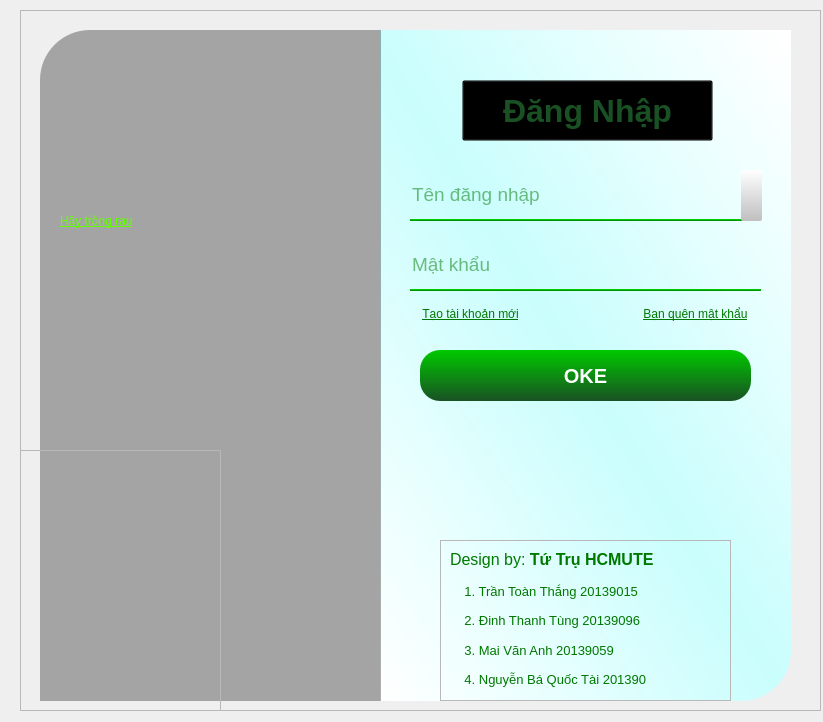
<?xml version="1.0" encoding="UTF-8"?>
<ui version="4.0">
 <class>MainWindow</class>
 <widget class="QMainWindow" name="MainWindow">
  <property name="geometry">
   <rect>
    <x>0</x>
    <y>0</y>
    <width>823</width>
    <height>722</height>
   </rect>
  </property>
  <property name="windowTitle">
   <string>Đăng nhập để sử dụng nhà kính 4 tỷ.</string>
  </property>
  <property name="styleSheet">
   <string notr="true"/>
  </property>
  <widget class="QWidget" name="centralwidget">
   <widget class="QFrame" name="frame">
    <property name="geometry">
     <rect>
      <x>20</x>
      <y>10</y>
      <width>801</width>
      <height>701</height>
     </rect>
    </property>
    <property name="frameShape">
     <enum>QFrame::StyledPanel</enum>
    </property>
    <property name="frameShadow">
     <enum>QFrame::Raised</enum>
    </property>
    <widget class="QLabel" name="label">
     <property name="geometry">
      <rect>
       <x>20</x>
       <y>20</y>
       <width>341</width>
       <height>671</height>
      </rect>
     </property>
     <property name="styleSheet">
      <string notr="true">background-image: url(:/newPrefix/glass.jpg);
border-top-left-radius: 50px;</string>
     </property>
     <property name="text">
      <string/>
     </property>
    </widget>
    <widget class="QComboBox" name="comboBox">
     <property name="geometry">
      <rect>
       <x>390</x>
       <y>160</y>
       <width>351</width>
       <height>51</height>
      </rect>
     </property>
     <property name="styleSheet">
      <string notr="true">QComboBox#comboBox{
	background-color:rgba(0, 0, 0, 0);
	font: 14pt &quot;Segoe UI&quot;;
	color:rgba(0, 0, 0, 0);
	border: none;
	border-bottom: 2px solid qlineargradient(spread:pad, x1:0, y1:1, x2:0.970149, y2:0.983, stop:0 rgba(170, 255, 255, 255), stop:1 rgba(255, 255, 255, 255));
}

</string>
     </property>
     <item>
      <property name="text">
       <string>Trần Toàn Thắng</string>
      </property>
     </item>
     <item>
      <property name="text">
       <string>Đinh Thanh Tùng</string>
      </property>
     </item>
     <item>
      <property name="text">
       <string>Mai Văn Anh</string>
      </property>
     </item>
     <item>
      <property name="text">
       <string>Nguyễn Bá Quốc Tài</string>
      </property>
     </item>
    </widget>
    <widget class="QLineEdit" name="Password">
     <property name="geometry">
      <rect>
       <x>390</x>
       <y>230</y>
       <width>351</width>
       <height>51</height>
      </rect>
     </property>
     <property name="font">
      <font>
       <family>Segoe UI</family>
       <pointsize>14</pointsize>
       <weight>50</weight>
       <italic>false</italic>
       <bold>false</bold>
      </font>
     </property>
     <property name="styleSheet">
      <string notr="true">QLineEdit{
	background-color: rgba(0, 0, 0, 0);
	font: 14pt &quot;Segoe UI&quot;;
	color: rgb(0, 120, 0);
	border: none;
	border-bottom: 2px solid qlineargradient(spread:pad, x1:0, y1:0, x2:0, y2:1, stop:0 rgba(0, 229, 0, 255), stop:1 rgba(0, 121, 0, 255));
}

QLineEdit:hover{
	background-color: rgba(0, 0, 42, 80);
}

</string>
     </property>
     <property name="echoMode">
      <enum>QLineEdit::Password</enum>
     </property>
     <property name="placeholderText">
      <string>Mật khẩu</string>
     </property>
    </widget>
    <widget class="QPushButton" name="EnterButton">
     <property name="geometry">
      <rect>
       <x>400</x>
       <y>340</y>
       <width>331</width>
       <height>51</height>
      </rect>
     </property>
     <property name="font">
      <font>
       <pointsize>15</pointsize>
       <weight>75</weight>
       <bold>true</bold>
      </font>
     </property>
     <property name="styleSheet">
      <string notr="true">background-color: qlineargradient(spread:pad, x1:0, y1:0, x2:0, y2:1, stop:0 rgba(0, 201, 0, 255), stop:1 rgba(25, 81, 36, 255));
color: rgb(255, 255, 255);
border-radius: 20px;
</string>
     </property>
     <property name="text">
      <string>OKE</string>
     </property>
    </widget>
    <widget class="QLineEdit" name="User">
     <property name="geometry">
      <rect>
       <x>390</x>
       <y>160</y>
       <width>335</width>
       <height>51</height>
      </rect>
     </property>
     <property name="font">
      <font>
       <family>Segoe UI</family>
       <pointsize>14</pointsize>
       <weight>50</weight>
       <italic>false</italic>
       <bold>false</bold>
      </font>
     </property>
     <property name="styleSheet">
      <string notr="true">QLineEdit{
	background-color: rgba(0, 0, 0, 0);
	font: 14pt &quot;Segoe UI&quot;;
	color: rgb(0, 120, 0);
	border: none;
	border-bottom: 2px solid qlineargradient(spread:pad, x1:0, y1:0, x2:0, y2:1, stop:0 rgba(0, 229, 0, 255), stop:1 rgba(0, 121, 0, 255));
}

QLineEdit:hover{
	background-color: rgba(0, 0, 42, 80);
}

</string>
     </property>
     <property name="echoMode">
      <enum>QLineEdit::Normal</enum>
     </property>
     <property name="cursorPosition">
      <number>0</number>
     </property>
     <property name="alignment">
      <set>Qt::AlignLeading|Qt::AlignLeft|Qt::AlignVCenter</set>
     </property>
     <property name="placeholderText">
      <string comment="10">Tên đăng nhập</string>
     </property>
    </widget>
    <widget class="QLabel" name="label_3">
     <property name="geometry">
      <rect>
       <x>20</x>
       <y>20</y>
       <width>341</width>
       <height>671</height>
      </rect>
     </property>
     <property name="styleSheet">
      <string notr="true">background-color: rgba(0, 0, 0, 80);
border-top-left-radius: 50px;</string>
     </property>
     <property name="text">
      <string/>
     </property>
    </widget>
    <widget class="QLabel" name="label_4">
     <property name="geometry">
      <rect>
       <x>360</x>
       <y>20</y>
       <width>411</width>
       <height>671</height>
      </rect>
     </property>
     <property name="styleSheet">
      <string notr="true">background-color: qlineargradient(spread:pad, x1:0.97, y1:0, x2:0, y2:1, stop:0 rgba(255, 255, 255, 255), stop:0.502488 rgba(199, 255, 254, 242), stop:1 rgba(255, 255, 255, 255));
border-bottom-right-radius: 50px;</string>
     </property>
     <property name="text">
      <string/>
     </property>
    </widget>
    <widget class="QPushButton" name="close_button">
     <property name="geometry">
      <rect>
       <x>740</x>
       <y>20</y>
       <width>31</width>
       <height>31</height>
      </rect>
     </property>
     <property name="styleSheet">
      <string notr="true">QPushButton:hover{
	background-color: rgb(255, 10, 10);
}

QPushButton{
	border: none;
	background-color: rgba(65, 68, 65, 0);
}</string>
     </property>
     <property name="text">
      <string/>
     </property>
     <property name="icon">
      <iconset resource="Icon.qrc">
       <normaloff>:/Green_Icon/Icon_Green/x-square.svg</normaloff>:/Green_Icon/Icon_Green/x-square.svg</iconset>
     </property>
     <property name="iconSize">
      <size>
       <width>32</width>
       <height>30</height>
      </size>
     </property>
    </widget>
    <widget class="QPushButton" name="BoxButton">
     <property name="geometry">
      <rect>
       <x>721</x>
       <y>160</y>
       <width>21</width>
       <height>51</height>
      </rect>
     </property>
     <property name="styleSheet">
      <string notr="true">QPushButton{
background-color: qlineargradient(spread:pad, x1:1, y1:1, x2:1, y2:0, stop:0 rgba(191, 191, 191, 255), stop:1 rgba(255, 255, 255, 255));
	border-radius: 2px;
}
QPushButton:hover{
	background-color: rgb(255, 255, 0);
}
QPushButton:pressed{
	background-color: rgb(255, 85, 0);
	padding-top: -2px;
	padding-left: -2px;
}</string>
     </property>
     <property name="text">
      <string/>
     </property>
     <property name="icon">
      <iconset resource="Icon.qrc">
       <normaloff>:/Green_Icon/Icon_Green/chevrons-down.svg</normaloff>:/Green_Icon/Icon_Green/chevrons-down.svg</iconset>
     </property>
     <property name="iconSize">
      <size>
       <width>30</width>
       <height>30</height>
      </size>
     </property>
    </widget>
    <widget class="QPushButton" name="forgot_password">
     <property name="geometry">
      <rect>
       <x>610</x>
       <y>290</y>
       <width>131</width>
       <height>28</height>
      </rect>
     </property>
     <property name="font">
      <font>
       <family>Segoe UI</family>
       <pointsize>9</pointsize>
       <underline>true</underline>
      </font>
     </property>
     <property name="styleSheet">
      <string notr="true">QPushButton{
	color: rgb(0, 120, 0);
	border: none;
}
QPushButton:hover{
	
	color: rgb(255, 85, 0);
}
</string>
     </property>
     <property name="text">
      <string>Bạn quên mật khẩu</string>
     </property>
    </widget>
    <widget class="QLabel" name="label_6">
     <property name="geometry">
      <rect>
       <x>-20</x>
       <y>50</y>
       <width>211</width>
       <height>141</height>
      </rect>
     </property>
     <property name="styleSheet">
      <string notr="true">background-image: url(:/newPrefix/278648865_716532036438113_3320425925480882445_n-removebg-preview.png);</string>
     </property>
     <property name="text">
      <string/>
     </property>
    </widget>
    <widget class="QLabel" name="label_7">
     <property name="geometry">
      <rect>
       <x>40</x>
       <y>190</y>
       <width>221</width>
       <height>41</height>
      </rect>
     </property>
     <property name="styleSheet">
      <string notr="true">font: 10pt &quot;Segoe UI&quot;;
text-decoration: underline;
color: rgb(99, 255, 3);</string>
     </property>
     <property name="text">
      <string>Hãy trồng rau</string>
     </property>
    </widget>
    <widget class="QLabel" name="label_8">
     <property name="geometry">
      <rect>
       <x>40</x>
       <y>230</y>
       <width>261</width>
       <height>31</height>
      </rect>
     </property>
     <property name="styleSheet">
      <string notr="true">font: 10pt &quot;Segoe UI&quot;;
text-decoration: underline;
color: rgb(99, 255, 3);</string>
     </property>
     <property name="text">
      <string/>
     </property>
    </widget>
    <widget class="QPushButton" name="Create_account">
     <property name="geometry">
      <rect>
       <x>390</x>
       <y>290</y>
       <width>121</width>
       <height>28</height>
      </rect>
     </property>
     <property name="font">
      <font>
       <family>Segoe UI</family>
       <pointsize>9</pointsize>
       <underline>true</underline>
      </font>
     </property>
     <property name="styleSheet">
      <string notr="true">QPushButton{
	color: rgb(0, 120, 0);
	border: none;
}
QPushButton:hover{
	
	color: rgb(255, 85, 0);
}
</string>
     </property>
     <property name="text">
      <string>Tạo tài khoản mới</string>
     </property>
    </widget>
    <widget class="QLabel" name="label_5">
     <property name="geometry">
      <rect>
       <x>440</x>
       <y>400</y>
       <width>271</width>
       <height>31</height>
      </rect>
     </property>
     <property name="font">
      <font>
       <family>Segoe UI</family>
       <pointsize>10</pointsize>
      </font>
     </property>
     <property name="styleSheet">
      <string notr="true">color: rgba(255, 0, 0, 0);</string>
     </property>
     <property name="text">
      <string>Bạn nhập sai mật khẩu.</string>
     </property>
    </widget>
    <widget class="QPushButton" name="eye">
     <property name="geometry">
      <rect>
       <x>710</x>
       <y>240</y>
       <width>30</width>
       <height>30</height>
      </rect>
     </property>
     <property name="styleSheet">
      <string notr="true">QPushButton{
	background-color: rgba(255, 255, 255, 0);
}

QPushButton:hover{
	background-color: rgba(0, 10, 10, 80);
	border-radius: 5px;
}

QPushButton{
	border: none;
	background-color: rgba(65, 68, 65, 0);
}</string>
     </property>
     <property name="text">
      <string/>
     </property>
     <property name="icon">
      <iconset resource="Icon.qrc">
       <normaloff>:/Green_Icon/Icon_Green/eye.svg</normaloff>:/Green_Icon/Icon_Green/eye.svg</iconset>
     </property>
     <property name="iconSize">
      <size>
       <width>30</width>
       <height>30</height>
      </size>
     </property>
    </widget>
    <widget class="QFrame" name="frame_2">
     <property name="geometry">
      <rect>
       <x>-120</x>
       <y>440</y>
       <width>321</width>
       <height>291</height>
      </rect>
     </property>
     <property name="frameShape">
      <enum>QFrame::StyledPanel</enum>
     </property>
     <property name="frameShadow">
      <enum>QFrame::Raised</enum>
     </property>
    </widget>
    <widget class="QFrame" name="frame_3">
     <property name="geometry">
      <rect>
       <x>420</x>
       <y>530</y>
       <width>291</width>
       <height>161</height>
      </rect>
     </property>
     <property name="frameShape">
      <enum>QFrame::StyledPanel</enum>
     </property>
     <property name="frameShadow">
      <enum>QFrame::Raised</enum>
     </property>
     <layout class="QVBoxLayout" name="verticalLayout">
      <item alignment="Qt::AlignTop">
       <widget class="QLabel" name="label_9">
        <property name="font">
         <font>
          <pointsize>7</pointsize>
         </font>
        </property>
        <property name="styleSheet">
         <string notr="true"/>
        </property>
        <property name="text">
         <string>&lt;html&gt;&lt;head/&gt;&lt;body&gt;&lt;p&gt;&lt;span style=&quot; font-size:12pt; color:#007800;&quot;&gt;Design by: &lt;/span&gt;&lt;span style=&quot; font-size:12pt; font-weight:600; color:#007800;&quot;&gt;Tứ Trụ HCMUTE&lt;/span&gt;&lt;/p&gt;&lt;/body&gt;&lt;/html&gt;</string>
        </property>
       </widget>
      </item>
      <item>
       <widget class="QLabel" name="label_10">
        <property name="font">
         <font>
          <pointsize>10</pointsize>
         </font>
        </property>
        <property name="styleSheet">
         <string notr="true">color: rgb(0, 120, 0);
background-color: rgba(0, 0, 0, 0);</string>
        </property>
        <property name="text">
         <string>    1. Trần Toàn Thắng 20139015</string>
        </property>
       </widget>
      </item>
      <item>
       <widget class="QLabel" name="label_11">
        <property name="font">
         <font>
          <pointsize>10</pointsize>
         </font>
        </property>
        <property name="styleSheet">
         <string notr="true">color: rgb(0, 120, 0);
background-color: rgba(0, 0, 0, 0);</string>
        </property>
        <property name="text">
         <string>    2. Đinh Thanh Tùng 20139096</string>
        </property>
       </widget>
      </item>
      <item>
       <widget class="QLabel" name="label_12">
        <property name="font">
         <font>
          <pointsize>10</pointsize>
         </font>
        </property>
        <property name="styleSheet">
         <string notr="true">color: rgb(0, 120, 0);
background-color: rgba(0, 0, 0, 0);</string>
        </property>
        <property name="text">
         <string>    3. Mai Văn Anh 20139059</string>
        </property>
       </widget>
      </item>
      <item>
       <widget class="QLabel" name="label_13">
        <property name="font">
         <font>
          <pointsize>10</pointsize>
         </font>
        </property>
        <property name="styleSheet">
         <string notr="true">color: rgb(0, 120, 0);
background-color: rgba(0, 0, 0, 0);</string>
        </property>
        <property name="text">
         <string>    4. Nguyễn Bá Quốc Tài 201390</string>
        </property>
       </widget>
      </item>
     </layout>
    </widget>
    <widget class="QPushButton" name="pushButton">
     <property name="geometry">
      <rect>
       <x>442</x>
       <y>70</y>
       <width>251</width>
       <height>61</height>
      </rect>
     </property>
     <property name="font">
      <font>
       <pointsize>24</pointsize>
       <weight>75</weight>
       <bold>true</bold>
      </font>
     </property>
     <property name="styleSheet">
      <string notr="true">color: qlineargradient(spread:pad, x1:0, y1:0, x2:0, y2:1, stop:0 rgba(0, 201, 0, 255), stop:1 rgba(25, 81, 36, 255));
background-color: rgba(0, 0, 0, 0);</string>
     </property>
     <property name="text">
      <string>Đăng Nhập</string>
     </property>
    </widget>
    <zorder>label</zorder>
    <zorder>label_4</zorder>
    <zorder>Password</zorder>
    <zorder>EnterButton</zorder>
    <zorder>comboBox</zorder>
    <zorder>User</zorder>
    <zorder>close_button</zorder>
    <zorder>BoxButton</zorder>
    <zorder>forgot_password</zorder>
    <zorder>label_3</zorder>
    <zorder>label_6</zorder>
    <zorder>label_7</zorder>
    <zorder>label_8</zorder>
    <zorder>Create_account</zorder>
    <zorder>label_5</zorder>
    <zorder>eye</zorder>
    <zorder>frame_2</zorder>
    <zorder>frame_3</zorder>
    <zorder>pushButton</zorder>
   </widget>
  </widget>
 </widget>
 <resources>
  <include location="image_main.qrc"/>
  <include location="Icon.qrc"/>
 </resources>
 <connections/>
</ui>
